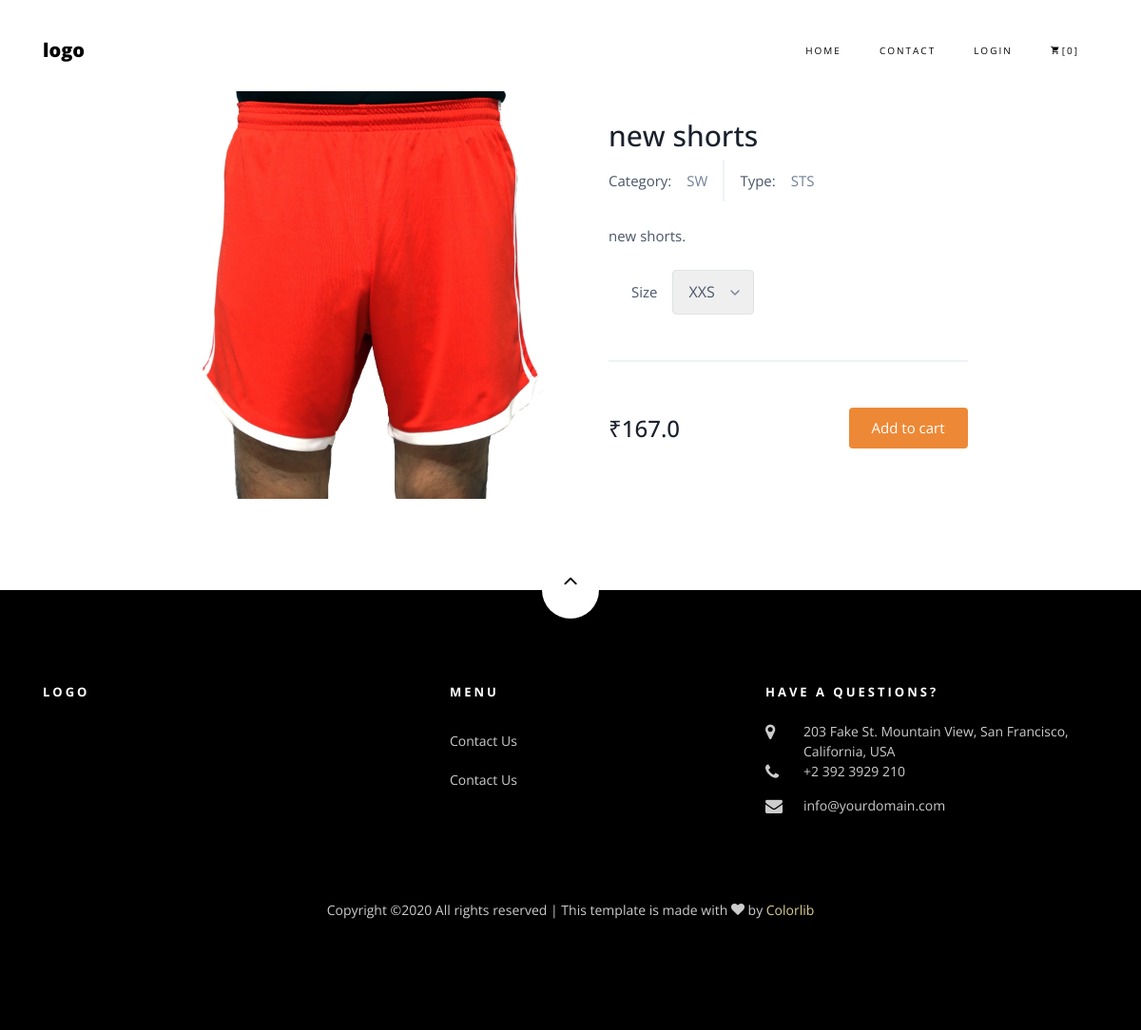
Screenshot of /product/2/ with the database file from the repository.
### core/models.py (models this page shows, shortened)
class Item(models.Model):
    title=models.CharField(max_length=100)
    price=models.FloatField()
    discount_price = models.FloatField(blank=True, null=True)
    category = models.CharField(choices=CATEGORY_CHOICES, max_length=3)
    typechoice = models.CharField(choices=TYPE_CHOICE, max_length=3)
    slug = models.SlugField()
    description = models.TextField()
    image = models.ImageField()
    def get_add_to_cart_url(self):
        return reverse("core:add-to-cart", kwargs={
            'slug': self.slug
        })

### core/views.py (the view)
# urls.py: path('product/<slug>/',ItemDetailView.as_view(),name='product'),
class ItemDetailView(DetailView):
    model=Item
    template_name='product.html'

### templates/product.html (shortened to what this page needs)
{% load static %}
<!DOCTYPE html>
<html lang="en">
  <head>
    <link rel="stylesheet" href="{%static 'css/open-iconic-bootstrap.min.css' %}">
    <link rel="stylesheet" href="{%static 'css/animate.css' %}">
    <link rel="stylesheet" href="{%static 'css/owl.carousel.min.css' %}">
    <link rel="stylesheet" href="{%static 'css/owl.theme.default.min.css' %}">
    <link rel="stylesheet" href="{%static 'css/magnific-popup.css' %}">
    <link rel="stylesheet" href="{%static 'css/aos.css' %}">
    <link rel="stylesheet" href="{%static 'css/ionicons.min.css' %}">
    <link rel="stylesheet" href="{%static 'css/bootstrap-datepicker.css' %}">
    <link rel="stylesheet" href="{%static 'css/jquery.timepicker.css' %}">
    <link href="https://unpkg.com/tailwindcss@^1.0/dist/tailwind.min.css" rel="stylesheet">
    <link rel="stylesheet" href="{%static 'css/flaticon.css' %}">
    <link rel="stylesheet" href="{%static 'css/icomoon.css' %}">
    <link rel="stylesheet" href="{%static 'css/style.css' %}">
  </head>
  <body class="goto-here">
    <nav class="navbar navbar-expand-lg navbar-dark ftco_navbar bg-dark ftco-navbar-light" id="ftco-navbar">
	    <div class="container">
	      <a class="navbar-brand" href="index.html">logo</a>
	      <div class="collapse navbar-collapse" id="ftco-nav">
	        <ul class="navbar-nav ml-auto">
	          <li class="nav-item active"><a href="index.html" class="nav-link">Home</a></li>
	          <li class="nav-item"><a href="contact.html" class="nav-link">Contact</a></li>
            <li class="nav-item"><a href="contact.html" class="nav-link">Login</a></li>
	          <li class="nav-item cta cta-colored"><a href="cart.html" class="nav-link"><span class="icon-shopping_cart"></span>[0]</a></li>
	        </ul>
	      </div>
	    </div>
	  </nav>
<section class="text-gray-700 body-font overflow-hidden">
  <div class="container px-5 py-24 mx-auto">
    <div class="lg:w-4/5 mx-auto flex flex-wrap">
      <img alt="ecommerce" class="lg:w-1/2 w-full lg:h-auto h-64 object-cover object-center rounded" src="{{object.image}}">
      <div class="lg:w-1/2 w-full lg:pl-10 lg:py-6 mt-6 lg:mt-0">
        <h1 class="text-gray-900 text-3xl title-font font-medium mb-1">{{object.title}}</h1>
        <div class="flex mb-4">
          <span class="flex items-center">
            Category:
            <span class="text-gray-600 ml-3">{{object.category}}</span>
          </span>
          <span class="flex ml-3 pl-3 py-2 border-l-2 border-gray-200">
            Type:
            <span class="text-gray-600 ml-3">{{object.typechoice}}</span>
          </span>
        </div>
        <p class="leading-relaxed">{{object.description}}.</p>
        <div class="flex mt-6 items-center pb-5 border-b-2 border-gray-200 mb-5">
          <div class="flex ml-6 items-center">
            <span class="mr-3">Size</span>
            <div class="relative">
              <select class="rounded border appearance-none border-gray-400 py-2 focus:outline-none focus:border-orange-500 text-base pl-3 pr-10">
                <option>XXS</option>
              </select>
              <span class="absolute right-0 top-0 h-full w-10 text-center text-gray-600 pointer-events-none flex items-center justify-center">
              </span>
            </div>
          </div>
        </div>
        <div class="flex">
          <span class="title-font font-medium text-2xl text-gray-900">&#8377;{{object.price}}</span>
          <a href="{{object.get_add_to_cart_url}}" class="flex ml-auto text-white bg-orange-500 border-0 py-2 px-6 focus:outline-none hover:bg-orange-600 rounded">Add to cart</a>
        </div>
      </div>
    </div>
  </div>
</section>
 <footer class="ftco-footer ftco-section">
      <div class="container">
      	<div class="row">
      		<div class="mouse">
						<a href="#" class="mouse-icon">
							<div class="mouse-wheel"><span class="ion-ios-arrow-up"></span></div>
						</a>
					</div>
      	</div>
        <div class="row mb-5">
          <div class="col-md">
            <div class="ftco-footer-widget mb-4">
              <h2 class="ftco-heading-2">Logo</h2>
            </div>
          </div>
          <div class="col-md">
            <div class="ftco-footer-widget mb-4 ml-md-5">
              <h2 class="ftco-heading-2">Menu</h2>
              <ul class="list-unstyled">
              <li><a href="#" class="py-2 d-block">Contact Us</a></li>
                <li><a href="#" class="py-2 d-block">Contact Us</a></li>
              </ul>
            </div>
          </div>
          <div class="col-md">
            <div class="ftco-footer-widget mb-4">
            	<h2 class="ftco-heading-2">Have a Questions?</h2>
            	<div class="block-23 mb-3">
	              <ul>
	                <li><span class="icon icon-map-marker"></span><span class="text">203 Fake St. Mountain View, San Francisco, California, USA</span></li>
	                <li><a href="#"><span class="icon icon-phone"></span><span class="text">+2 392 3929 210</span></a></li>
	                <li><a href="#"><span class="icon icon-envelope"></span><span class="text">info@yourdomain.com</span></a></li>
	              </ul>
	            </div>
            </div>
          </div>
        </div>
        <div class="row">
          <div class="col-md-12 text-center">
            <p>
						  Copyright &copy;<script>document.write(new Date().getFullYear());</script> All rights reserved | This template is made with <i class="icon-heart color-danger" aria-hidden="true"></i> by <a href="https://colorlib.com" target="_blank">Colorlib</a>
						</p>
          </div>
        </div>
      </div>
    </footer>
  </body>
</html>

### static_in_env/css/icomoon.css (style rules this page uses)
[class^="icon-"], [class*=" icon-"] { font-family: 'icomoon' !important; speak: none; font-style: normal; font-weight: normal; font-variant: normal; text-transform: none; line-height: 1; -webkit-font-smoothing: antialiased; -moz-osx-font-smoothing: grayscale; }
.icon-heart:before { content: "\f004"; }
.icon-map-marker:before { content: "\f041"; }
.icon-phone:before { content: "\f095"; }
.icon-envelope:before { content: "\f0e0"; }
.icon-shopping_cart:before { content: "\e8cc"; }

### rows the page displays
Item: image (picture), title "new shorts", category "SW", typechoice "STS", description "new shorts", price "167.0"
